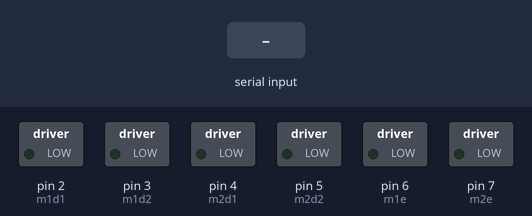
Simulated run of this sketch. Board: Arduino Uno, built with avr-gcc and run on an emulated ATmega328P. Shown: switched loads named in the sketch (green lamp = pin HIGH). The inputs (shaded band) are chosen by the test bench. What the sketch prints to the serial monitor is not drawn.

Above: at 1.2 s.
1.3 s: "F" received over Serial
At 2.3 s:
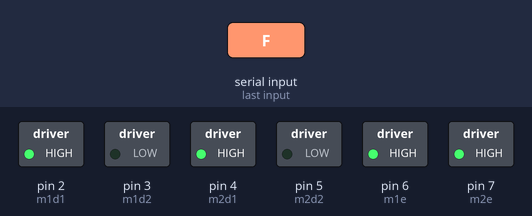
2.8 s: "R" received over Serial
At 3.4 s:
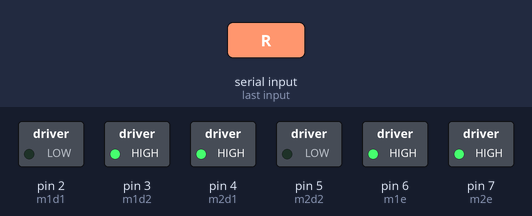
4.3 s: "L" received over Serial
At 5.5 s:
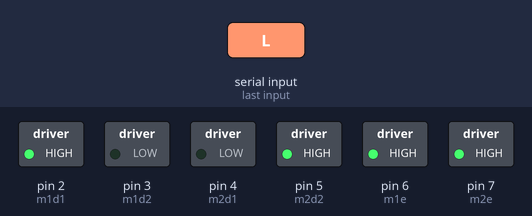
5.8 s: "B" received over Serial
At 6.9 s:
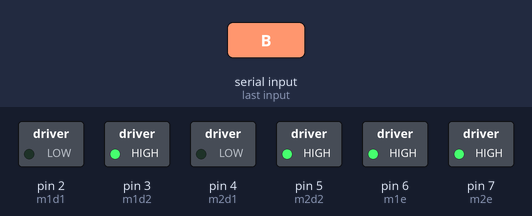
7.3 s: "1" received over Serial
At 8.0 s:
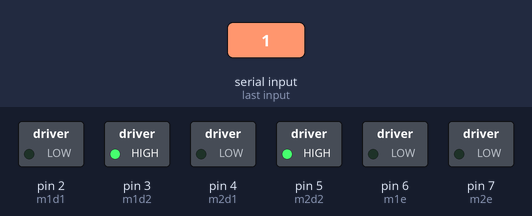
Timing chart, 0 to 9.8 s (numbered marks = the images above; inputs shaded):
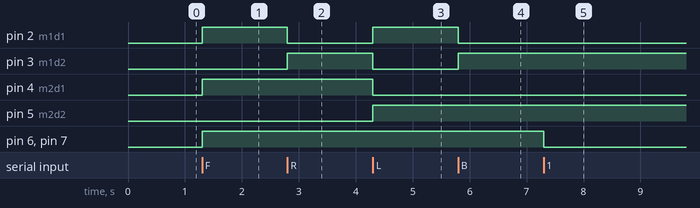

Measured:
- after the input at 1.3 s, pin 2 (m1d1), pin 4 (m2d1), pin 6 (m1e), pin 7 (m2e): LOW → HIGH at once
- after the input at 2.8 s, pin 2 (m1d1): HIGH → LOW at once; pin 3 (m1d2): LOW → HIGH at once
- after the input at 4.3 s, pin 2 (m1d1), pin 5 (m2d2): LOW → HIGH at once; pin 3 (m1d2), pin 4 (m2d1): HIGH → LOW at once
- after the input at 5.8 s, pin 2 (m1d1): HIGH → LOW at once; pin 3 (m1d2): LOW → HIGH at once
- after the input at 7.3 s, pin 6 (m1e), pin 7 (m2e): HIGH → LOW at once

The sketch:

RC.ino
```cpp
/* This code has to be uploaded on the Arduino Uno or similaqr dev. board.
 *
 *  L298 connections:
 *
 *  M1Pin1 --> Pin D2
 *  M1Pin2 --> Pin D3
 *  M2Pin1 --> Pin D4
 *  M2Pin2 --> Pin D5
 *  M1En --> Pin D6
 *  M1En --> Pin D7
 *
 *  Connect the Vin and Power to Motors appropriately
 *
 *  BT connections:
 *  TX --> Arduino RX
 *  RX --> Arduino TX
 *  Vin --> 3.3V
 *  Gnd --> Gnd
 */
 //Motor1 Right Wheel
int m1d1=2;
int m1d2=3;
int m1e=6;

//Motor2 Left Wheel
int m2d1=4;
int m2d2=5;
int m2e=7;

void setup() {
  //Serial communication initialization
  Serial.begin(9600);

  //Defining the pins of L298D
  pinMode(m1d1, OUTPUT);
  pinMode(m1d2, OUTPUT);
  pinMode(m1e, OUTPUT);
  pinMode(m2d1, OUTPUT);
  pinMode(m2d2, OUTPUT);
  pinMode(m2e, OUTPUT);

}

void loop() {
  //Initialize the Serial Interface:

  if(Serial.available() > 0)
  {
    char inco=Serial.read();
    Serial.print(inco);
    switch(inco)
    {
      case 'F':
      forward();
      break;

      case 'R':
      right();
      break;

      case 'L':
      left();
      break;

      case 'B':
      back();
      break;

      default:
      halt();
    }
  }

}

void forward()
{
  //Enabling the motors
  digitalWrite(m1e, HIGH);
  digitalWrite(m2e, HIGH);

  //Right wheel forward
  digitalWrite(m1d1, HIGH);
  digitalWrite(m1d2, LOW);

  //Left wheel forward
  digitalWrite(m2d1, HIGH);
  digitalWrite(m2d2, LOW);
}

void right()
{
  //Enabling the motors
  digitalWrite(m1e, HIGH);
  digitalWrite(m2e, HIGH);

  //Right wheel backwards
  digitalWrite(m1d1, LOW);
  digitalWrite(m1d2, HIGH);

  //Left wheel forward
  digitalWrite(m2d1, HIGH);
  digitalWrite(m2d2, LOW);
}

void left()
{
  //Enabling the motors
  digitalWrite(m1e, HIGH);
  digitalWrite(m2e, HIGH);

  //Right wheel forward
  digitalWrite(m1d1, HIGH);
  digitalWrite(m1d2, LOW);

  //Left wheel backward
  digitalWrite(m2d1, LOW);
  digitalWrite(m2d2, HIGH);
}

void back()
{
  //Enabling the motors
  digitalWrite(m1e, HIGH);
  digitalWrite(m2e, HIGH);

  //Right wheel backwards
  digitalWrite(m1d1, LOW);
  digitalWrite(m1d2, HIGH);

  //Left wheel backwards
  digitalWrite(m2d1, LOW);
  digitalWrite(m2d2, HIGH);
}

void halt()
{
  //Disable motors
  digitalWrite(m1e, LOW);
  digitalWrite(m2e, LOW);
}
```
